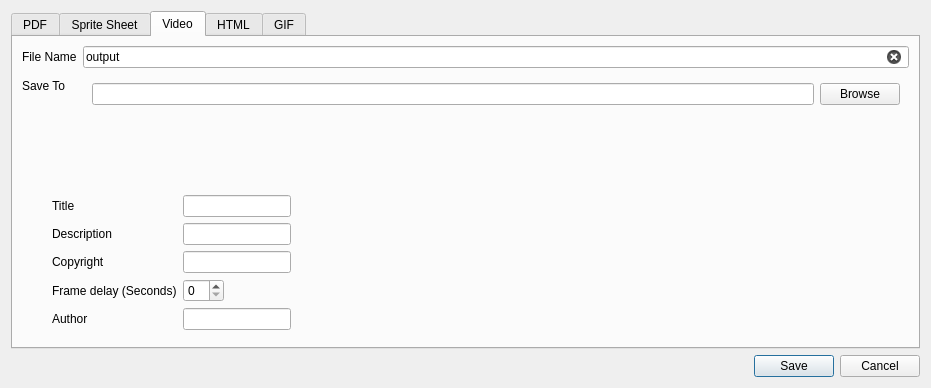
<?xml version="1.0" encoding="UTF-8"?>
<ui version="4.0">
 <class>ExportDialog</class>
 <widget class="QDialog" name="ExportDialog">
  <property name="geometry">
   <rect>
    <x>0</x>
    <y>0</y>
    <width>931</width>
    <height>388</height>
   </rect>
  </property>
  <property name="windowTitle">
   <string>Export images</string>
  </property>
  <property name="windowIcon">
   <iconset resource="Resources.qrc">
    <normaloff>:/Dark/icons/Resources/Icons/dark/export.png</normaloff>:/Dark/icons/Resources/Icons/dark/export.png</iconset>
  </property>
  <layout class="QVBoxLayout" name="verticalLayout">
   <item>
    <widget class="QTabWidget" name="tabWidget">
     <property name="tabPosition">
      <enum>QTabWidget::North</enum>
     </property>
     <property name="tabShape">
      <enum>QTabWidget::Rounded</enum>
     </property>
     <property name="currentIndex">
      <number>2</number>
     </property>
     <property name="elideMode">
      <enum>Qt::ElideRight</enum>
     </property>
     <widget class="QWidget" name="pdf">
      <attribute name="title">
       <string>PDF</string>
      </attribute>
      <layout class="QVBoxLayout" name="verticalLayout_2">
       <item>
        <layout class="QFormLayout" name="formLayout_3">
         <item row="0" column="0">
          <widget class="QLabel" name="fileNameLabel">
           <property name="text">
            <string>File Name</string>
           </property>
          </widget>
         </item>
         <item row="0" column="1">
          <widget class="QLineEdit" name="pdfFileName">
           <property name="text">
            <string>output</string>
           </property>
           <property name="maxLength">
            <number>1000</number>
           </property>
           <property name="clearButtonEnabled">
            <bool>true</bool>
           </property>
          </widget>
         </item>
         <item row="1" column="0">
          <widget class="QLabel" name="saveToLabel">
           <property name="text">
            <string>Save To</string>
           </property>
          </widget>
         </item>
         <item row="1" column="1">
          <widget class="QWidget" name="saveToWidget" native="true">
           <layout class="QHBoxLayout" name="horizontalLayout">
            <item>
             <widget class="QLineEdit" name="pdfSaveLocation">
              <property name="readOnly">
               <bool>true</bool>
              </property>
             </widget>
            </item>
            <item>
             <widget class="QPushButton" name="pdfBrowseButton">
              <property name="text">
               <string>Browse</string>
              </property>
             </widget>
            </item>
           </layout>
          </widget>
         </item>
        </layout>
       </item>
       <item>
        <layout class="QFormLayout" name="formLayout_5">
         <property name="fieldGrowthPolicy">
          <enum>QFormLayout::FieldsStayAtSizeHint</enum>
         </property>
         <property name="rowWrapPolicy">
          <enum>QFormLayout::WrapLongRows</enum>
         </property>
         <property name="leftMargin">
          <number>30</number>
         </property>
         <property name="rightMargin">
          <number>100</number>
         </property>
         <item row="1" column="0">
          <widget class="QLabel" name="sizeLabel">
           <property name="text">
            <string>Size </string>
           </property>
          </widget>
         </item>
         <item row="1" column="1">
          <widget class="QComboBox" name="pdfSizes"/>
         </item>
         <item row="2" column="0">
          <widget class="QLabel" name="orientationLabel">
           <property name="text">
            <string>Orientation</string>
           </property>
          </widget>
         </item>
         <item row="2" column="1">
          <widget class="QComboBox" name="pdfOrientation"/>
         </item>
         <item row="3" column="0">
          <widget class="QLabel" name="marginLabel">
           <property name="text">
            <string>Margin</string>
           </property>
          </widget>
         </item>
         <item row="3" column="1">
          <widget class="QSpinBox" name="pdfMargin">
           <property name="minimum">
            <number>1</number>
           </property>
           <property name="maximum">
            <number>1000</number>
           </property>
           <property name="singleStep">
            <number>50</number>
           </property>
          </widget>
         </item>
         <item row="4" column="0">
          <widget class="QLabel" name="fillLabel">
           <property name="text">
            <string>Document Fill</string>
           </property>
          </widget>
         </item>
         <item row="4" column="1">
          <widget class="QComboBox" name="pdfFill">
           <item>
            <property name="text">
             <string>Center</string>
            </property>
           </item>
           <item>
            <property name="text">
             <string>Fill</string>
            </property>
           </item>
           <item>
            <property name="text">
             <string>Fit</string>
            </property>
           </item>
          </widget>
         </item>
         <item row="0" column="0">
          <widget class="QLabel" name="documentTitleLabel">
           <property name="text">
            <string>Document Title</string>
           </property>
          </widget>
         </item>
         <item row="0" column="1">
          <widget class="QLineEdit" name="pdfDocumentTitle">
           <property name="minimumSize">
            <size>
             <width>500</width>
             <height>0</height>
            </size>
           </property>
           <property name="maxLength">
            <number>100</number>
           </property>
           <property name="clearButtonEnabled">
            <bool>true</bool>
           </property>
          </widget>
         </item>
        </layout>
       </item>
      </layout>
     </widget>
     <widget class="QWidget" name="sprite">
      <attribute name="title">
       <string>Sprite Sheet</string>
      </attribute>
      <layout class="QVBoxLayout" name="verticalLayout_3">
       <item>
        <layout class="QFormLayout" name="formLayout_7">
         <property name="verticalSpacing">
          <number>6</number>
         </property>
         <item row="0" column="0">
          <widget class="QLabel" name="fileNameLabel_2">
           <property name="text">
            <string>File Name</string>
           </property>
          </widget>
         </item>
         <item row="0" column="1">
          <widget class="QLineEdit" name="spriteFileName">
           <property name="text">
            <string>output</string>
           </property>
           <property name="maxLength">
            <number>1000</number>
           </property>
           <property name="clearButtonEnabled">
            <bool>true</bool>
           </property>
          </widget>
         </item>
         <item row="1" column="0">
          <widget class="QLabel" name="saveToLabel_2">
           <property name="text">
            <string>Save To</string>
           </property>
          </widget>
         </item>
         <item row="1" column="1">
          <widget class="QWidget" name="saveToWidget_2" native="true">
           <layout class="QHBoxLayout" name="horizontalLayout_2">
            <item>
             <widget class="QLineEdit" name="spriteSaveLocation">
              <property name="readOnly">
               <bool>true</bool>
              </property>
             </widget>
            </item>
            <item>
             <widget class="QPushButton" name="spriteBrowseButton">
              <property name="text">
               <string>Browse</string>
              </property>
             </widget>
            </item>
           </layout>
          </widget>
         </item>
        </layout>
       </item>
       <item>
        <layout class="QFormLayout" name="formLayout_6">
         <property name="fieldGrowthPolicy">
          <enum>QFormLayout::FieldsStayAtSizeHint</enum>
         </property>
         <property name="rowWrapPolicy">
          <enum>QFormLayout::WrapLongRows</enum>
         </property>
         <property name="leftMargin">
          <number>30</number>
         </property>
         <property name="rightMargin">
          <number>100</number>
         </property>
         <item row="0" column="0">
          <widget class="QLabel" name="formatLabel">
           <property name="text">
            <string>Format</string>
           </property>
          </widget>
         </item>
         <item row="0" column="1">
          <widget class="QComboBox" name="spriteFormat">
           <item>
            <property name="text">
             <string>PNG</string>
            </property>
           </item>
           <item>
            <property name="text">
             <string>JPG</string>
            </property>
           </item>
           <item>
            <property name="text">
             <string>BMP</string>
            </property>
           </item>
          </widget>
         </item>
         <item row="1" column="0">
          <widget class="QLabel" name="orientationLabel_2">
           <property name="text">
            <string>Orientation</string>
           </property>
          </widget>
         </item>
         <item row="1" column="1">
          <widget class="QComboBox" name="spriteOrientation"/>
         </item>
         <item row="2" column="0">
          <widget class="QLabel" name="authorLabel">
           <property name="text">
            <string>Author</string>
           </property>
          </widget>
         </item>
         <item row="2" column="1">
          <widget class="QLineEdit" name="authorEdit">
           <property name="maxLength">
            <number>1000</number>
           </property>
          </widget>
         </item>
        </layout>
       </item>
      </layout>
     </widget>
     <widget class="QWidget" name="video">
      <attribute name="title">
       <string>Video</string>
      </attribute>
      <layout class="QVBoxLayout" name="verticalLayout_4">
       <item>
        <layout class="QFormLayout" name="formLayout_9">
         <item row="0" column="0">
          <widget class="QLabel" name="fileNameLabel_3">
           <property name="text">
            <string>File Name</string>
           </property>
          </widget>
         </item>
         <item row="0" column="1">
          <widget class="QLineEdit" name="videoFileName">
           <property name="text">
            <string>output</string>
           </property>
           <property name="maxLength">
            <number>1000</number>
           </property>
           <property name="clearButtonEnabled">
            <bool>true</bool>
           </property>
          </widget>
         </item>
         <item row="1" column="0">
          <widget class="QLabel" name="saveToLabel_3">
           <property name="text">
            <string>Save To</string>
           </property>
          </widget>
         </item>
         <item row="1" column="1">
          <widget class="QWidget" name="saveToWidget_3" native="true">
           <layout class="QHBoxLayout" name="horizontalLayout_3">
            <item>
             <widget class="QLineEdit" name="videoSaveLocation">
              <property name="readOnly">
               <bool>true</bool>
              </property>
             </widget>
            </item>
            <item>
             <widget class="QPushButton" name="videoBrowseButton">
              <property name="text">
               <string>Browse</string>
              </property>
             </widget>
            </item>
           </layout>
          </widget>
         </item>
        </layout>
       </item>
       <item>
        <layout class="QFormLayout" name="formLayout_8">
         <property name="fieldGrowthPolicy">
          <enum>QFormLayout::FieldsStayAtSizeHint</enum>
         </property>
         <property name="rowWrapPolicy">
          <enum>QFormLayout::WrapLongRows</enum>
         </property>
         <property name="leftMargin">
          <number>30</number>
         </property>
         <property name="rightMargin">
          <number>100</number>
         </property>
         <item row="0" column="0">
          <widget class="QLabel" name="titleLabel">
           <property name="text">
            <string>Title </string>
           </property>
          </widget>
         </item>
         <item row="0" column="1">
          <widget class="QLineEdit" name="videoTitle">
           <property name="maxLength">
            <number>500</number>
           </property>
          </widget>
         </item>
         <item row="1" column="0">
          <widget class="QLabel" name="descriptionLabel">
           <property name="text">
            <string>Description</string>
           </property>
          </widget>
         </item>
         <item row="1" column="1">
          <widget class="QLineEdit" name="videoDescription">
           <property name="maxLength">
            <number>500</number>
           </property>
          </widget>
         </item>
         <item row="2" column="0">
          <widget class="QLabel" name="copyrightLabel">
           <property name="text">
            <string>Copyright</string>
           </property>
          </widget>
         </item>
         <item row="2" column="1">
          <widget class="QLineEdit" name="videoCopyRight">
           <property name="maxLength">
            <number>500</number>
           </property>
          </widget>
         </item>
         <item row="3" column="0">
          <widget class="QLabel" name="frameDelayLabel">
           <property name="text">
            <string>Frame delay (Seconds)</string>
           </property>
          </widget>
         </item>
         <item row="3" column="1">
          <widget class="QSpinBox" name="videoFrameDelay">
           <property name="minimum">
            <number>0</number>
           </property>
           <property name="maximum">
            <number>60</number>
           </property>
          </widget>
         </item>
         <item row="4" column="0">
          <widget class="QLabel" name="authorLabel_2">
           <property name="text">
            <string>Author</string>
           </property>
          </widget>
         </item>
         <item row="4" column="1">
          <widget class="QLineEdit" name="videoAuthor">
           <property name="maxLength">
            <number>100</number>
           </property>
          </widget>
         </item>
        </layout>
       </item>
      </layout>
     </widget>
     <widget class="QWidget" name="html">
      <attribute name="title">
       <string>HTML</string>
      </attribute>
      <layout class="QVBoxLayout" name="verticalLayout_5">
       <item>
        <layout class="QFormLayout" name="formLayout_11">
         <item row="0" column="0">
          <widget class="QLabel" name="fileNameLabel_4">
           <property name="text">
            <string>File Name</string>
           </property>
          </widget>
         </item>
         <item row="0" column="1">
          <widget class="QLineEdit" name="htmlFileName">
           <property name="text">
            <string>output</string>
           </property>
           <property name="maxLength">
            <number>1000</number>
           </property>
           <property name="clearButtonEnabled">
            <bool>true</bool>
           </property>
          </widget>
         </item>
         <item row="1" column="0">
          <widget class="QLabel" name="saveToLabel_4">
           <property name="text">
            <string>Save To</string>
           </property>
          </widget>
         </item>
         <item row="1" column="1">
          <widget class="QWidget" name="saveToWidget_4" native="true">
           <layout class="QHBoxLayout" name="horizontalLayout_4">
            <item>
             <widget class="QLineEdit" name="htmlSaveLocation">
              <property name="readOnly">
               <bool>true</bool>
              </property>
             </widget>
            </item>
            <item>
             <widget class="QPushButton" name="htmlBrowseButton">
              <property name="text">
               <string>Browse</string>
              </property>
             </widget>
            </item>
           </layout>
          </widget>
         </item>
        </layout>
       </item>
       <item>
        <layout class="QFormLayout" name="formLayout_10">
         <property name="fieldGrowthPolicy">
          <enum>QFormLayout::FieldsStayAtSizeHint</enum>
         </property>
         <property name="rowWrapPolicy">
          <enum>QFormLayout::WrapLongRows</enum>
         </property>
         <property name="leftMargin">
          <number>30</number>
         </property>
         <property name="rightMargin">
          <number>100</number>
         </property>
         <item row="0" column="0">
          <widget class="QLabel" name="titleLabel_2">
           <property name="text">
            <string>Title</string>
           </property>
          </widget>
         </item>
         <item row="0" column="1">
          <widget class="QLineEdit" name="htmlTitle">
           <property name="maxLength">
            <number>1000</number>
           </property>
          </widget>
         </item>
         <item row="1" column="0">
          <widget class="QLabel" name="descriptionLabel_2">
           <property name="text">
            <string>Description</string>
           </property>
          </widget>
         </item>
         <item row="1" column="1">
          <widget class="QLineEdit" name="htmlDescription">
           <property name="maxLength">
            <number>1000</number>
           </property>
          </widget>
         </item>
         <item row="2" column="0">
          <widget class="QLabel" name="thumbnailSizeLabel">
           <property name="text">
            <string>Thumbnail size </string>
           </property>
          </widget>
         </item>
         <item row="2" column="1">
          <widget class="QSpinBox" name="htmlThumbnailSize">
           <property name="minimum">
            <number>100</number>
           </property>
           <property name="maximum">
            <number>5000</number>
           </property>
           <property name="singleStep">
            <number>50</number>
           </property>
          </widget>
         </item>
         <item row="3" column="0">
          <widget class="QLabel" name="columnCountLabel">
           <property name="text">
            <string>Column Count</string>
           </property>
          </widget>
         </item>
         <item row="3" column="1">
          <widget class="QSpinBox" name="htmlColumnCount">
           <property name="minimum">
            <number>1</number>
           </property>
           <property name="maximum">
            <number>10</number>
           </property>
          </widget>
         </item>
         <item row="4" column="0">
          <widget class="QLabel" name="enableLightBoxLabel">
           <property name="text">
            <string>Enable LightBox</string>
           </property>
          </widget>
         </item>
         <item row="4" column="1">
          <widget class="QComboBox" name="htmlEnableLightBox">
           <item>
            <property name="text">
             <string>Yes</string>
            </property>
           </item>
           <item>
            <property name="text">
             <string>No</string>
            </property>
           </item>
          </widget>
         </item>
        </layout>
       </item>
      </layout>
     </widget>
     <widget class="QWidget" name="gif">
      <attribute name="title">
       <string>GIF</string>
      </attribute>
      <layout class="QVBoxLayout" name="verticalLayout_6">
       <item>
        <layout class="QFormLayout" name="formLayout_12">
         <item row="0" column="0">
          <widget class="QLabel" name="fileNameLabel_5">
           <property name="text">
            <string>File Name</string>
           </property>
          </widget>
         </item>
         <item row="0" column="1">
          <widget class="QLineEdit" name="gifFileName">
           <property name="text">
            <string>output</string>
           </property>
           <property name="maxLength">
            <number>1000</number>
           </property>
           <property name="clearButtonEnabled">
            <bool>true</bool>
           </property>
          </widget>
         </item>
         <item row="1" column="0">
          <widget class="QLabel" name="saveToLabel_5">
           <property name="text">
            <string>Save To</string>
           </property>
          </widget>
         </item>
         <item row="1" column="1">
          <widget class="QWidget" name="saveToWidget_5" native="true">
           <layout class="QHBoxLayout" name="horizontalLayout_5">
            <item>
             <widget class="QLineEdit" name="gifSaveLocation">
              <property name="readOnly">
               <bool>true</bool>
              </property>
             </widget>
            </item>
            <item>
             <widget class="QPushButton" name="gifBrowseButton">
              <property name="text">
               <string>Browse</string>
              </property>
             </widget>
            </item>
           </layout>
          </widget>
         </item>
        </layout>
       </item>
       <item>
        <layout class="QFormLayout" name="formLayout_13">
         <property name="fieldGrowthPolicy">
          <enum>QFormLayout::FieldsStayAtSizeHint</enum>
         </property>
         <property name="rowWrapPolicy">
          <enum>QFormLayout::WrapLongRows</enum>
         </property>
         <property name="leftMargin">
          <number>30</number>
         </property>
         <property name="rightMargin">
          <number>100</number>
         </property>
         <item row="0" column="0">
          <widget class="QLabel" name="frameDelayLabel_2">
           <property name="text">
            <string>Frame Delay (Sec)</string>
           </property>
          </widget>
         </item>
         <item row="0" column="1">
          <widget class="QDoubleSpinBox" name="gifFrameDelay">
           <property name="decimals">
            <number>1</number>
           </property>
           <property name="minimum">
            <double>0.500000000000000</double>
           </property>
           <property name="maximum">
            <double>60.000000000000000</double>
           </property>
           <property name="singleStep">
            <double>0.500000000000000</double>
           </property>
          </widget>
         </item>
        </layout>
       </item>
      </layout>
     </widget>
    </widget>
   </item>
   <item>
    <widget class="QDialogButtonBox" name="buttonBox">
     <property name="orientation">
      <enum>Qt::Horizontal</enum>
     </property>
     <property name="standardButtons">
      <set>QDialogButtonBox::Cancel|QDialogButtonBox::Save</set>
     </property>
    </widget>
   </item>
  </layout>
 </widget>
 <resources>
  <include location="Resources.qrc"/>
 </resources>
 <connections>
  <connection>
   <sender>buttonBox</sender>
   <signal>accepted()</signal>
   <receiver>ExportDialog</receiver>
   <slot>accept()</slot>
   <hints>
    <hint type="sourcelabel">
     <x>224</x>
     <y>362</y>
    </hint>
    <hint type="destinationlabel">
     <x>157</x>
     <y>274</y>
    </hint>
   </hints>
  </connection>
  <connection>
   <sender>buttonBox</sender>
   <signal>rejected()</signal>
   <receiver>ExportDialog</receiver>
   <slot>reject()</slot>
   <hints>
    <hint type="sourcelabel">
     <x>292</x>
     <y>368</y>
    </hint>
    <hint type="destinationlabel">
     <x>286</x>
     <y>274</y>
    </hint>
   </hints>
  </connection>
 </connections>
</ui>
